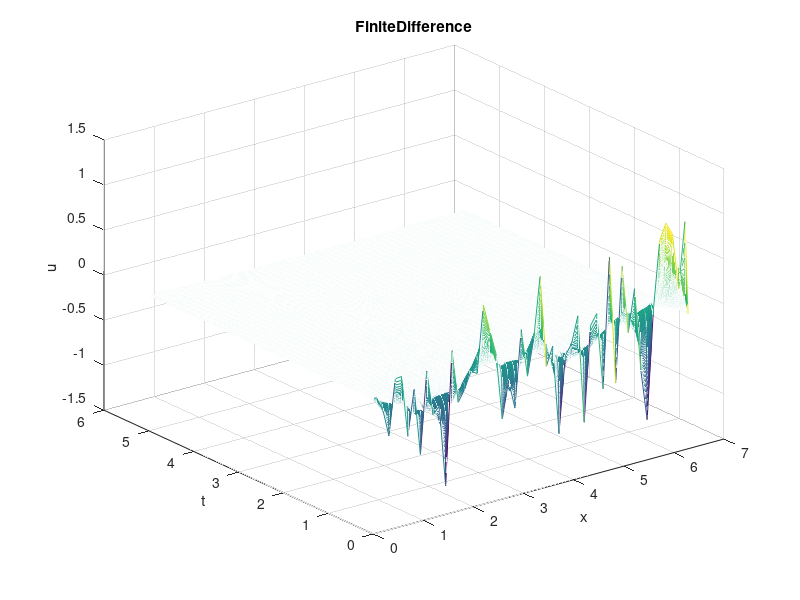

Here is the MATLAB script that generated this plot: (Note: this script raises an error after producing the figure.)
%% Allen-Cahn and Heat Equations with Dirichlet (Zero) Boundary conditions.
clf;
clc;
clear all;
figures_so_far = 1;

%addpath('./mole_MATLAB/');

%% Settings %%%%
N = 50; % number of grid points

explicit = true;
allen_cahn = false;

%% Shared problem parameters

%% Heat Equation
coeff = (1/.15).^2;  %Coefficient needed for Allen-Cahn PDE.
alpha = 1.0; % thermal diffusivity.

%% X Domain
a = 0;
b = 2*pi;
dx = (b-a)/N;
dx2 = dx/2;

%% X discretization
X = [a (a+dx2):dx:(b-dx2) b]'; % solution domain is u(0) to u(N)

% Initial Condition
u0= 1.2*(rand(size(X))-1*rand(size(X)));
%% u0 = 0.15*(1*0+sin(3*2*3.14/(b-a) * X));

u0(1) = 0;
u0(end) = 0;

% Time Domain
t0 = 0;
tf = 5.0;
dt = (dx2^2)/(4*alpha); % Von Neumann Stability Criterion
T = [t0:dt:(ceil(tf/dt)*dt)];

%plot_frequency = (tf/dt)/N;
plot_frequency = 2; % for watching time evolution
plot_frequency = 1;

% Implicit "Standard" Finite Differences Approach
finiteDifference = zeros(length(T), length(X)); % to store solutions

% Time discretization
t = t0;
timesteps = 1;

% Initial Condition
u = u0(2:end-1);
unew = u0(2:end-1);
finiteDifference(1,:) = u0;

%% Finite Difference Operator Matrix
%% N
v = alpha*dt/dx^2;
a0 = v*ones(N, 1);
a1 = -2*v*ones(N, 1);
A = spdiags([a0 a1 a0], [-1 0 1], N, N);

%% Use Saulo's non-uniform spacing scheme at boundaries
%% Now we have removed the two endpoints, however we must still change the
%% coefficients near the boundaries at x=a+dx/2 (corresponds to index 1)
%% and x=b-dx/2 (corresponds to index N).
A(1, 1)     = -4*v; A(1, 2)   = (4/3)*v;
A(N, N-1) = (4/3)*v; A(N, N) = -4*v; 

if (explicit)
  FD = speye(size(A)) + A;
else
  FD = speye(size(A)) - A;
end

%% Integrate
while (t < tf)
    %% update U
    if (explicit)
      unew = FD * u;
    else
      unew = FD \ u;
    end

    if (allen_cahn)
      unew = unew - coeff*dt*(u.^3-u);
    end

    %% timestep
    timesteps = timesteps+1;
    t = timesteps*dt;

    u = unew;
    finiteDifference(timesteps,:) = [0; u; 0];
end
finiteDifference(end,:) = [0; u; 0];

figure(figures_so_far); figures_so_far = figures_so_far + 1;
mesh(X,T,finiteDifference);
title("FiniteDifference");
xlabel('x'); ylabel('t'); zlabel('u');

u_finiteDifference = u;

%% Implicit Mimetic Finite Differences Approach
mimetic = zeros(length(T), length(X));

%% Time discretization
t = t0;
timesteps = 1;

%% Initial Condition
u = u0(2:end-1);
unew = u0(2:end-1);
mimetic(1,:) = u0;

%% Mimetic Operator Matrix
order = 2;

L = lap(order, N, dx);
L = L(2:end-1, 2:end-1);

if (explicit)
  MFD = speye(size(L)) + alpha*dt*(L);
else
  MFD = speye(size(L)) - alpha*dt*(L);
end

%% Integrate
while (t < tf)
    %% update U
    if (explicit)
      unew = MFD * u;
    else
      unew = MFD \ u;
    end

    if (allen_cahn)
      unew = unew - coeff*dt*(u.^3-u);
    end

    %% timestep
    timesteps = timesteps+1;
    t = timesteps*dt;

    u = unew;
    mimetic(timesteps,:) = [0; u; 0];
end
mimetic(end,:) = [0; u; 0];

figure(figures_so_far); figures_so_far = figures_so_far + 1;
mesh(X,T,mimetic);
title("Mimetic");
xlabel('x'); ylabel('t'); zlabel('u');

u_mimetic = u;

%% Matlab Solver
matlab = pdepe(0, @(x, t, u, DuDx) pde(x, t, u, DuDx, allen_cahn, coeff), @(x) u0(find(X==x)), @bcfun, X, T);

figure(figures_so_far); figures_so_far = figures_so_far + 1;
mesh(X,T,matlab);
title("Matlab");
xlabel('x'); ylabel('t'); zlabel('u');


%% 3D plots
figure(figures_so_far); figures_so_far = figures_so_far + 1;
mesh(X,T,abs(mimetic-finiteDifference));
title("Mimetic vs FiniteDifference");
xlabel('x'); ylabel('t'); zlabel('u');

figure(figures_so_far); figures_so_far = figures_so_far + 1;
mesh(X,T,abs(mimetic-matlab));
title("Mimetic vs Matlab");
xlabel('x'); ylabel('t'); zlabel('u');

figure(figures_so_far); figures_so_far = figures_so_far + 1;
hold on;
plot(X,u0, "c:", 'DisplayName', 'I.C');
plot(X, mimetic(end,:), "r-", 'DisplayName', 'Mimetic');
plot(X, finiteDifference(end,:), "b--", 'DisplayName', 'FiniteDifference');
plot(X, matlab(end,:), "k.", 'DisplayName', 'Matlab');
title("Final State")
xlabel('x')
ylabel('U')
xlim([a b]);
ylim([-2 2]);
legend();
hold off;

%% Function for matlab solver
function [c,f,s] = pde(x, t, u, DuDx, allen_cahn, coeff)
  c = 1;
  f = DuDx;
  if (allen_cahn)
	s = coeff*(u-u.^3);
  else
	s = 0;
  end
end

function [pl,ql,pr,qr] = bcfun(xl, ul, xr, ur, t)
  pl = ul;
  ql = 0;
  pr = ur;
  qr = 0;
end
